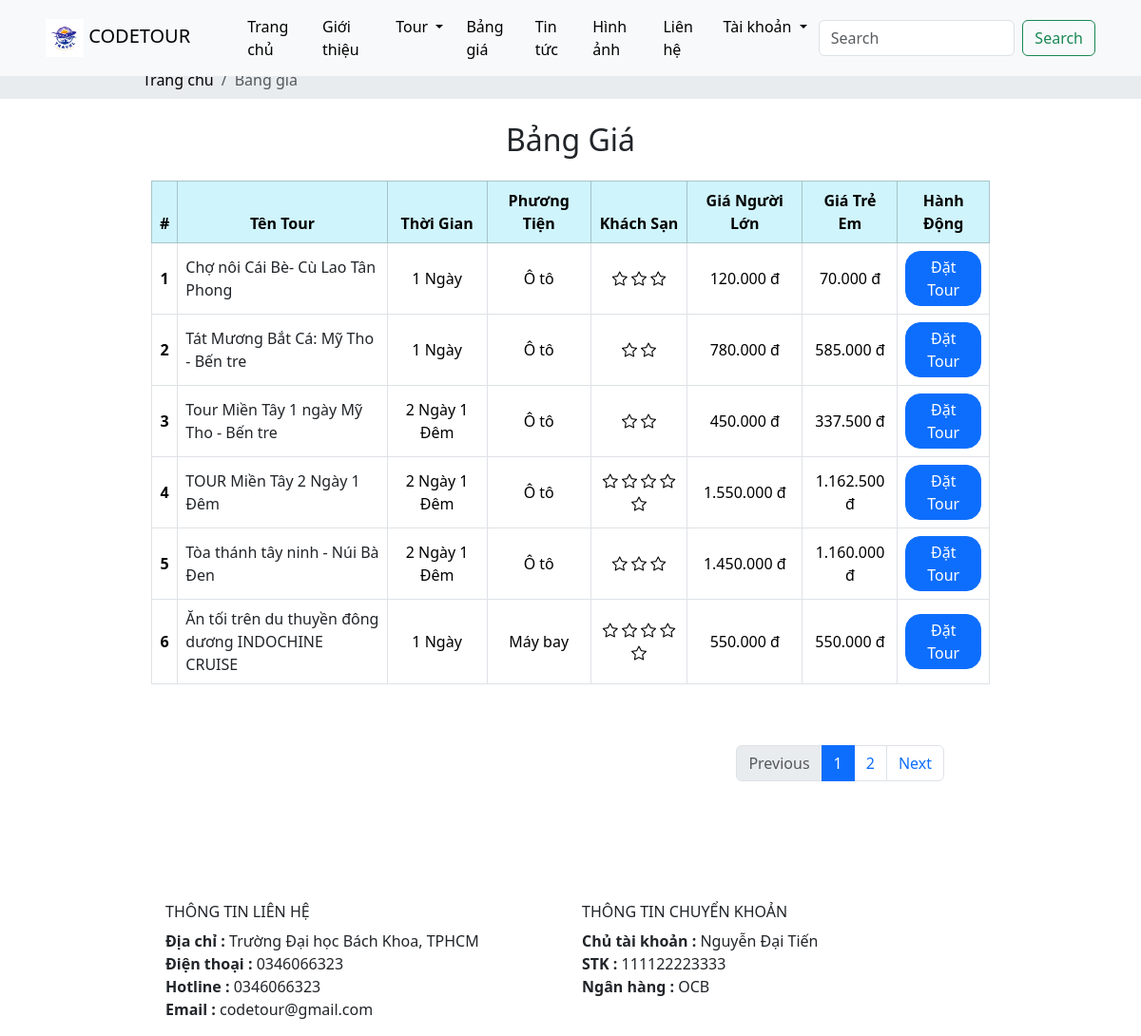
Screenshot of /user/tour/price_list with the database file from the repository.
### tables this page shows
CREATE TABLE `tour` (
  `tour_id` int(11) NOT NULL,
  `tour_name` varchar(256) NOT NULL,
  `avatar` varchar(256) NOT NULL,
  `view_count` int(11) NOT NULL,
  `comment_count` int(11) NOT NULL,
  `booking_count` int(11) NOT NULL,
  `map` varchar(256) NOT NULL,
  `adult_price` int(11) NOT NULL,
  `child_price` int(11) NOT NULL,
  `vehicle` varchar(16) NOT NULL,
  `tour_days` varchar(32) NOT NULL,
  `description` longtext NOT NULL,
  `tour_include` mediumtext NOT NULL,
  `tour_exclude` mediumtext NOT NULL,
  `tour_condition` mediumtext NOT NULL,
  `tour_cancel` mediumtext NOT NULL,
  `category_id` int(11) NOT NULL,
  `hotel_rate` int(11) NOT NULL
);

CREATE TABLE `general` (
  `address` varchar(256) NOT NULL,
  `phone_number` varchar(16) NOT NULL,
  `hotline` varchar(16) NOT NULL,
  `email` varchar(32) NOT NULL,
  `transfer_name` varchar(64) NOT NULL,
  `account_number` varchar(32) NOT NULL,
  `bank_name` varchar(64) NOT NULL
);

### app/views/user/layout.php (called while the page is built)
<?php
$path = str_replace('index.php', '', $_SERVER['SCRIPT_NAME']);
include 'partials/header.php';
require_once '../app/views/user/' . $data['page'] . '.php';
include 'partials/footer.php';

### app/core/controller.php (called while the page is built, shortened)
<?php
class Controller
{
    protected function viewUser($view, $data = [])
    {
        require '../app/views/user/' . $view . '.php';
    }
}

### app/controllers/user/tourController.php (called while the page is built, shortened)
<?php
class TourController extends Controller
{
    private $tourModel;
    private $category;
    private $general;
    public function __construct()
    {
        $this->tourModel = $this->model("tourModel");
        $this->categoryModel = $this->model("categoryModel");
        $this->category = $this->categoryModel->getAll();
        $this->generalModel = $this->model("generalModel");
        $this->general = $this->generalModel->getAll();
    }
    private function format_price($tour)
    {
        for ($i = 0; $i < count($tour); $i++) {
            $tour[$i]['adult_price'] = number_format($tour[$i]['adult_price'], 0, ',', '.');
            $tour[$i]['child_price'] = number_format($tour[$i]['child_price'], 0, ',', '.');
        }
        return $tour;
    }
    public function price_list($page = 1)
    {
        $per_page = 6;
        $maxRecord = $this->tourModel->getRow();
        $maxPage = ceil($maxRecord / $per_page);
        $start = ($page - 1) * $per_page;
        $tour = $this->tourModel->getAll(0, $start, $per_page);
        if ($tour) {
            $tour = $this->format_price($tour);
        }
        $this->viewUser('layout', ['page' => 'tour/price-list', 'category' => $this->category, 'tour' => $tour, 'maxPage' => $maxPage, 'currentPage' => $page, 'general' => $this->general]);
    }
}

### app/core/router.php (called while the page is built, shortened)
<?php
class Router
{
    protected $action = 'index';
    public function __construct()
    {
        $arr = $this->processUrl();
        if (isset($arr[0])) {
            unset($arr[0]);
        }
        if (isset($arr[1])) {
            unset($arr[1]);
        }
        $this->controller = new $this->controller();
        if (isset($arr[2])) {
            if (method_exists($this->controller, $arr[2])) {
                $this->action = $arr[2];
            }
            unset($arr[2]);
        }
        $this->params = $arr ? array_values($arr) : [];
        call_user_func_array([$this->controller, $this->action], $this->params);
    }
    public function processUrl()
    {
        if (isset($_GET['url'])) {
            return explode('/', filter_var(trim($_GET['url'], '/')));
        }
    }
}

### public/index.php (called while the page is built, shortened)
<?php
$route = new Router();

### app/core/database.php (called while the page is built, shortened)
<?php
class Database
{
    private static $host = 'localhost';
    private static $user = 'root';
    private static $pass = '';
    private static $dbname = 'code_tour';
    public static $link;
    public static function connectDB()
    {
        try {
            self::$link = new mysqli(self::$host, self::$user, self::$pass, self::$dbname);
            mysqli_set_charset(self::$link, 'utf8');
            return self::$link;
        } catch (Exception $e) {
            echo "Connection error: " . $e->getMessage();
        }
    }
    public function select($query)
    {
        $result = self::$link->query($query) or
        die($this->link->error . __LINE__);
        if ($result->num_rows > 0) {
            return $result;
        } else {
            return false;
        }
    }
}

### app/models/tourModel.php (called while the page is built, shortened)
<?php
class TourModel
{
    private $database;
    public function __construct()
    {
        $this->database = new Database();
    }
    public function getAll($category_id = 0, $start = 1, $per_page = 6)
    {
        if (!is_numeric($category_id)) {
            $query = "SELECT * FROM tour WHERE tour_name like '%$category_id%' LIMIT $start,$per_page";
        } else if ($category_id != 0) {
            $query = "SELECT * FROM tour WHERE category_id=$category_id LIMIT $start,$per_page";
        } else {
            $query = "SELECT * FROM tour LIMIT $start,$per_page";
        }
        $data = $this->database->select($query);
        if ($data) {
            return $data->fetch_all(MYSQLI_ASSOC);
        } else {
            return $data;
        }
    }
}

### app/models/generalModel.php (called while the page is built, shortened)
<?php
class GeneralModel
{
    private $database;
    public function __construct()
    {
        $this->database = new Database();
    }
    public function getAll()
    {
        $query = "SELECT * FROM general";
        $data = $this->database->select($query);
        return $data->fetch_all(MYSQLI_ASSOC)[0];
    }
}

### app/views/user/tour/price-list.php (the view)
<nav aria-label="breadcrumb">
    <div class="bg-body-secondary hide">
        <ol class="mx-auto w-75 breadcrumb py-2 fs-6">
        <li class="breadcrumb-item">
          <a class="text-black link-underline link-underline-opacity-0 breadcrumb__item"
          href="<?php echo $path ?>user/home/homepage">Trang chủ</a></li>
        <li class="breadcrumb-item active">
          Bảng giá
          </li>
      </ol>
    </div>
    </nav>
<div class="container-fluid price-list">
        <div class="w-75 mx-auto mb-5">
            <h2 class="text-center my-4 text-upercase">Bảng Giá</h2>
            <table class="table table-bordered text-center align-middle">
    <thead class="thead-primary table-info">
      <tr class="">
        <th scope="col">#</th>
        <th class="w-25" scope="col">Tên Tour</th>
        <th scope="col">Thời Gian</th>
        <th scope="col">Phương Tiện</th>
        <th scope="col">Khách Sạn</th>
        <th scope="col">Giá Người Lớn</th>
        <th scope="col">Giá Trẻ Em</th>
        <th scope="col">Hành Động</th>
      </tr>
    </thead>
    <tbody class="">
      <?php foreach ($data['tour'] as $tour) {?>
      <tr class="">
        <th scope="row"><?php echo $tour['tour_id'] ?></th>
        <td class="tour-link text-start"><a class="link-dark link-underline-opacity-0" href="<?php echo $path ?>user/tour/tour_detail/<?php echo $tour['tour_id'] ?>"><?php echo $tour['tour_name'] ?></a></td>
        <td><?php echo $tour['tour_days'] ?></td>
        <td><?php echo $tour['vehicle'] ?></td>
        <td><?php for ($i = 0; $i < $tour['hotel_rate']; $i++) {?>
                  <i class="bi bi-star"></i>
                <?php }?></td>
        <td><?php echo $tour['adult_price'] ?> đ</td>
        <td><?php echo $tour['child_price'] ?> đ</td>
        <td><a href="<?php echo $path ?>user/tour/booking/<?php echo $tour['tour_id'] ?>" type="button" class="btn btn-primary py-1 px-2 rounded-4">Đặt Tour</a></td>
      </tr>
      <?php }?>
    </tbody>
  </table>
          <nav class="w-100 p-5 d-flex justify-content-end" aria-label="...">
                  <ul class="pagination">
                    <li class="page-item <?php if ($data['currentPage'] == 1) {echo "disabled";}?>">
                      <a href="<?php echo $path ?>user/tour/price_list/<?php echo $data['currentPage'] - 1 ?>" class="page-link">Previous</a>
                    </li>
                    <?php for ($i = 1; $i <= $data['maxPage']; $i++) {?>
                    <li <?php if ($data['currentPage'] == 1) {echo "disabled";}?> class="page-item <?php if ($i == $data['currentPage']) {echo 'active';}?>" aria-current="page">
                      <a <?php if ($i != $data['currentPage']) {?> href="<?php echo $path ?>user/tour/price_list/<?php echo $i ?>" <?php }?> class="page-link"><?php echo $i ?></a>
                    </li>
                    <?php }?>
                    <li class="page-item <?php if ($data['currentPage'] == $data['maxPage']) {echo "disabled";}?>">
                      <a href="<?php echo $path ?>user/tour/price_list/<?php echo $data['currentPage'] + 1 ?>" class="page-link">Next</a>
                    </li>
                  </ul>
                </nav>
    </div>
</div>

### app/views/user/partials/footer.php (shortened to what this page needs)
<div class="bg-whitesmoke py-3">
  <div class="container-fluid row w-75 mx-auto">
    <div class="col-md-6 pb-5 pb-md-0">
      <h5 class="fs-6">THÔNG TIN LIÊN HỆ</h5>
      <ul class="list-group list-unstyled">
        <li><span class="fw-semibold">Địa chỉ : </span><?php echo $data['general']['address'] ?></li>
        <li><span class="fw-semibold">Điện thoại : </span><?php echo $data['general']['phone_number'] ?> </li>
        <li><span class="fw-semibold">Hotline : </span><?php echo $data['general']['hotline'] ?></li>
        <li><span class="fw-semibold">Email : </span><?php echo $data['general']['email'] ?></li>
      </ul>
    </div>
    <div class="col-md-6">
      <h5 class="fs-6">THÔNG TIN CHUYỂN KHOẢN</h5>
      <ul class="list-group list-unstyled">
        <li><span class="fw-semibold">Chủ tài khoản : </span><?php echo $data['general']['transfer_name'] ?></li>
        <li><span class="fw-semibold">STK : </span><?php echo $data['general']['account_number'] ?></li>
        <li><span class="fw-semibold">Ngân hàng : </span><?php echo $data['general']['bank_name'] ?></li>
      </ul>
    </div>
  </div>
</div>
</body>
</html>

### rows the page displays
tour: tour_id "1", tour_name "Chợ nôi Cái Bè- Cù Lao Tân Phong", tour_days "1 Ngày", vehicle "Ô tô", hotel_rate 3 (drawn), adult_price "120.000", child_price "70.000"
tour: tour_id "2", tour_name "Tát Mương Bắt Cá: Mỹ Tho - Bến tre", tour_days "1 Ngày", vehicle "Ô tô", hotel_rate 2 (drawn), adult_price "780.000", child_price "585.000"
tour: tour_id "3", tour_name "Tour Miền Tây 1 ngày Mỹ Tho - Bến tre", tour_days "2 Ngày 1 Đêm", vehicle "Ô tô", hotel_rate 2 (drawn), adult_price "450.000", child_price "337.500"
tour: tour_id "4", tour_name "TOUR Miền Tây 2 Ngày 1 Đêm", tour_days "2 Ngày 1 Đêm", vehicle "Ô tô", hotel_rate 5 (drawn), adult_price "1.550.000", child_price "1.162.500"
tour: tour_id "5", tour_name "Tòa thánh tây ninh - Núi Bà Đen", tour_days "2 Ngày 1 Đêm", vehicle "Ô tô", hotel_rate 3 (drawn), adult_price "1.450.000", child_price "1.160.000"
tour: tour_id "6", tour_name "Ăn tối trên du thuyền đông dương INDOCHINE CRUISE", tour_days "1 Ngày", vehicle "Máy bay", hotel_rate 5 (drawn), adult_price "550.000", child_price "550.000"
general: address "Trường Đại học Bách Khoa, TPHCM", phone_number "0346066323", hotline "0346066323", email "codetour@gmail.com", transfer_name "Nguyễn Đại Tiến", account_number "111122223333", bank_name "OCB"
